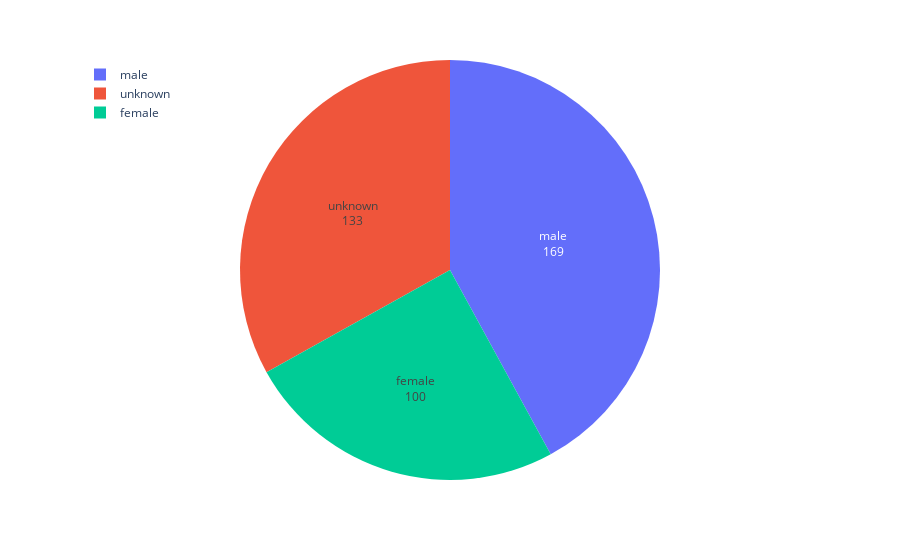

Source (notebook cell):
### Code cell
fig_gender = px.pie(tot_gender_data, values='total', names='gender')
fig_gender.update_layout(legend=dict(x=0, y=1))
# hov_template = ''
fig_gender.update_traces(hoverinfo= 'label+percent', 
                  hovertemplate = '%{label}<br>%{value}',
                  textinfo='value+label',
                  textposition='inside')
fig_gender.show()

### Figure 1 — Plotly figure (JSON) as saved in the notebook; plotly's stock layout.template omitted (floating-point values rounded to 4 significant figures)
{"data": [{"domain": {"x": [0, 1], "y": [0, 1]}, "hoverinfo": "label+percent", "hoverlabel": {"namelength": 0}, "hovertemplate": "%{label}<br>%{value}", "labels": ["female", "male", "unknown"], "legendgroup": "", "name": "", "showlegend": true, "textinfo": "value+label", "textposition": "inside", "type": "pie", "values": [100, 169, 133]}], "layout": {"legend": {"tracegroupgap": 0, "x": 0, "y": 1}, "margin": {"t": 60}}}
